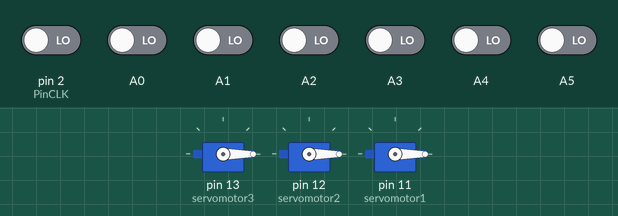
Simulated run of this sketch. Board: Arduino Uno, built with avr-gcc and run on an emulated ATmega328P. Shown: 3 × servo. The inputs (shaded band) are chosen by the test bench; at power-on: A0–5, pin 2 (PinCLK) LOW.

Above: at 1.2 s.
1.3 s: A0 driven HIGH
At 2.05 s:
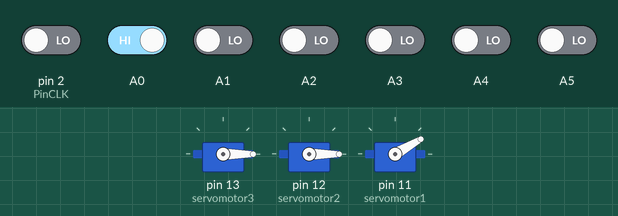
4.3 s: A2 driven HIGH
At 4.47 s:
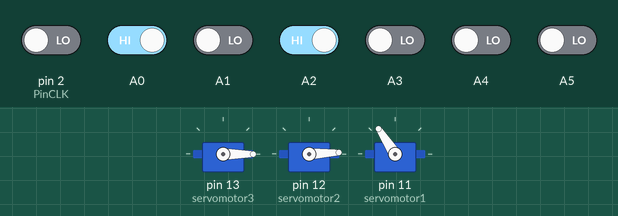
7.3 s: A1 driven HIGH
10.3 s: A3 driven HIGH
At 10.53 s:
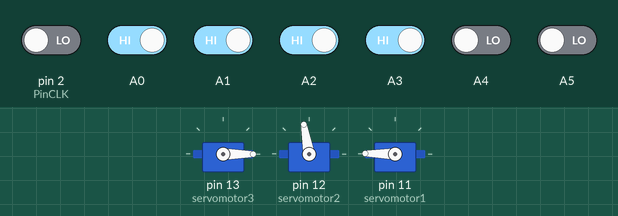
13.3 s: A4 driven HIGH
At 14.82 s:
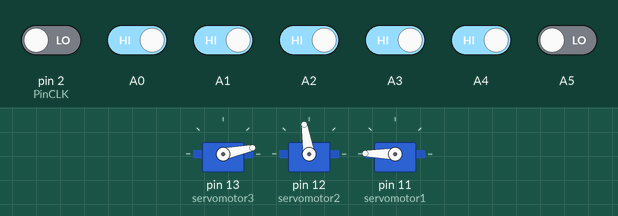
16.3 s: A0 driven LOW
Timing chart, 0 to 22.1 s (numbered marks = the images above; inputs shaded):
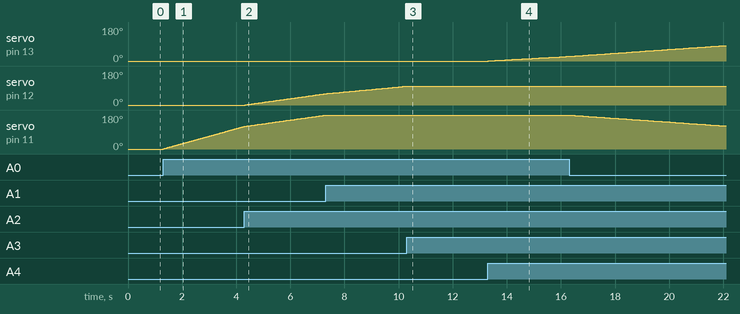

The sketch:

brazo_robotico.ino
```cpp
//Canal de YouTube -> RobotUNO
//BRAZO ROBOTICO 2.0

#include <Servo.h>  //se agrega la libreria llamada servo
#include <Stepper.h>  //se agrega la libreria llamada stepper
#define STEPS 32    //se crea una variable constante con valor 32
#define temp 25  //se crea una variable constante con valor 25

//MOTOR PASO A PASO
volatile boolean TurnDetected; //volatile quiere decir que el valor puede cambiar en cualquier momento
volatile boolean rotationdirection;   //boollean quiere decir que puede almacenar infomacion binaria
const int PinCLK=2;    //const se utiliza para darle un valor fijo a una variable
const int PinDT=3;   //int es para decir que  la variable es de valor entero
int RotaryPosition=0;
int PrevPosition;
int StepsToTake;
Stepper small_stepper(STEPS, 4, 6, 5, 7);  //stepper es una funcion de la libreria que agregamos
void isr ()  {
  delay(4);  // delay for Debouncing
  if (digitalRead(PinCLK))  //si la lectura de pinCLK es HIGH
    rotationdirection= digitalRead(PinDT); // aqui dice que va a girar
  else
    rotationdirection= !digitalRead(PinDT); //pero si es LOW va a girar para el lado contrario
  TurnDetected = true;  //aqui confirma que tiene que haber un movimiento para alguno de los dos lados
}
//SERVOMOTORES
int i=0,j=0,x=0;
Servo servomotor3; //Servomotor pinza es funcion de la libreria
int boton_sub3=0;
int boton_baj3=0;
Servo servomotor2; //Servomotor en medio es funcion de la libreria
int boton_sub2=0;
int boton_baj2=0;
Servo servomotor1; //Servomotor abajo es funcion de la libreria
int boton_sub1=0;
int boton_baj1=0;

void setup(){
  //MOTOR PASO A PASO
  pinMode(PinCLK,INPUT);
  pinMode(PinDT,INPUT);
  attachInterrupt (0,isr,FALLING); //FALLING es para que verifique si el pin que indicamos cambia de HIGH o LOW

  //SERVOMOTORES
  servomotor3.attach(13);
  servomotor3.write(0);
  pinMode(A4,INPUT);
  pinMode(A5,INPUT);

  servomotor2.attach(12);
  servomotor2.write(0);
  pinMode(A2,INPUT);
  pinMode(A3,INPUT);

  servomotor1.attach(11);
  servomotor1.write(0);
  pinMode(A0,INPUT);
  pinMode(A1,INPUT);
}

void loop(){
  //MOTOR PASO A PASO
  small_stepper.setSpeed(700); // velocidad a la que se va a mover el motor
  if (TurnDetected)  {
    PrevPosition = RotaryPosition;
    if (rotationdirection) {
      RotaryPosition=RotaryPosition-1;}
    else {RotaryPosition=RotaryPosition+1;}
    TurnDetected = false;
    if ((PrevPosition + 1) == RotaryPosition) {
      StepsToTake=50;
      small_stepper.step(StepsToTake);}
    if ((RotaryPosition + 1) == PrevPosition) {
      StepsToTake=-50;
      small_stepper.step(StepsToTake);}
  }
     digitalWrite(4, LOW);
     digitalWrite(5, LOW);
     digitalWrite(6, LOW);
     digitalWrite(7, LOW);

  //SERVOMOTOR pinza
  boton_sub3=digitalRead(A4);
  boton_baj3=digitalRead(A5);
  if(boton_sub3==HIGH){
     i++;
     servomotor3.write(i);
     delay(temp);
  }
  if(boton_baj3==HIGH){
    i--;
    servomotor3.write(i);
    delay(temp);
  }
  //SERVOMOTOR en medio
  boton_sub2=digitalRead(A2);
  boton_baj2=digitalRead(A3);
  if(boton_sub2==HIGH){
     j++;
     servomotor2.write(j);
     delay(temp);
  }
  if(boton_baj2==HIGH){
    j--;
    servomotor2.write(j);
    delay(temp);
  }
  //SERVOMOTOR abajo
  boton_sub1=digitalRead(A0);
  boton_baj1=digitalRead(A1);
  if(boton_sub1==HIGH){
     x++;
     servomotor1.write(x);
     delay(temp);
  }
  if(boton_baj1==HIGH){
    x--;
    servomotor1.write(x);
    delay(temp);
  }
}
```

Measured:
- after the input at 1.3 s, servo on pin 11 (servomotor1): moves from 0° to 120° over 3.0 s, starting at once
- after the input at 4.3 s, servo on pin 12 (servomotor2): moves from 0° to 60° over 3.0 s, starting at once
- after the input at 10.3 s, servo on pin 11 (servomotor1): alternates 180° for 0.03 s and 179° for 0.08 s, starting after 0.15 s
- after the input at 13.3 s, servo on pin 13 (servomotor3): moves from 0° to 24° over 2.9 s, starting at once
